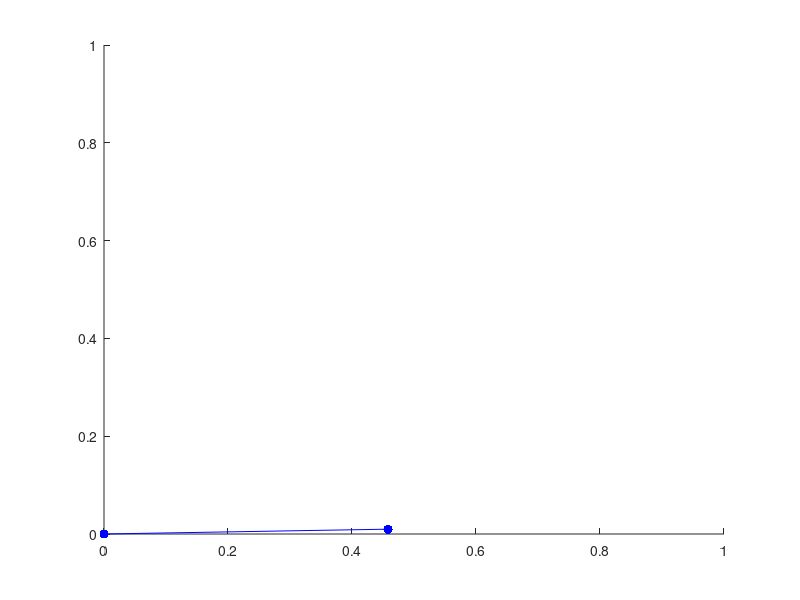

Recreate this plot in MATLAB.
clf
hold on
xlim([0 1])
ylim([0 1])

h = 0.01;
m = 1.0;

k = 30;
c = 0.5;
p1 = [0.5 0.6];
p2 = [0 0];

v1 = [0 0];
v2 = [0 0];

t = 0;
while t < 5
    clf
hold on
xlim([0 1])
ylim([0 1])
x = p1-p2;
X = norm(x);
L = 0.4;

f_sum1 = -[0 m*9.82] - c*(v1-v2) + (-1)*k*(X-L)*x/X;
a1 = 1/m * f_sum1;

v1 = v1 + h*a1;
p1 = p1 + h*v1;
if p1(2) < 0
    v1(2) = -v1(2);
    p1(2) = 0;
end
if p1(1) < 0
    v1(1) = -v1(1);
    p1(1) = 0;
end
plot([p1(1) p2(1)], [p1(2) p2(2)], ".b", 'MarkerSize', 20)
plot([p1(1) p2(1)], [p1(2) p2(2)], "b");
pause(h)
t = t+h;
end